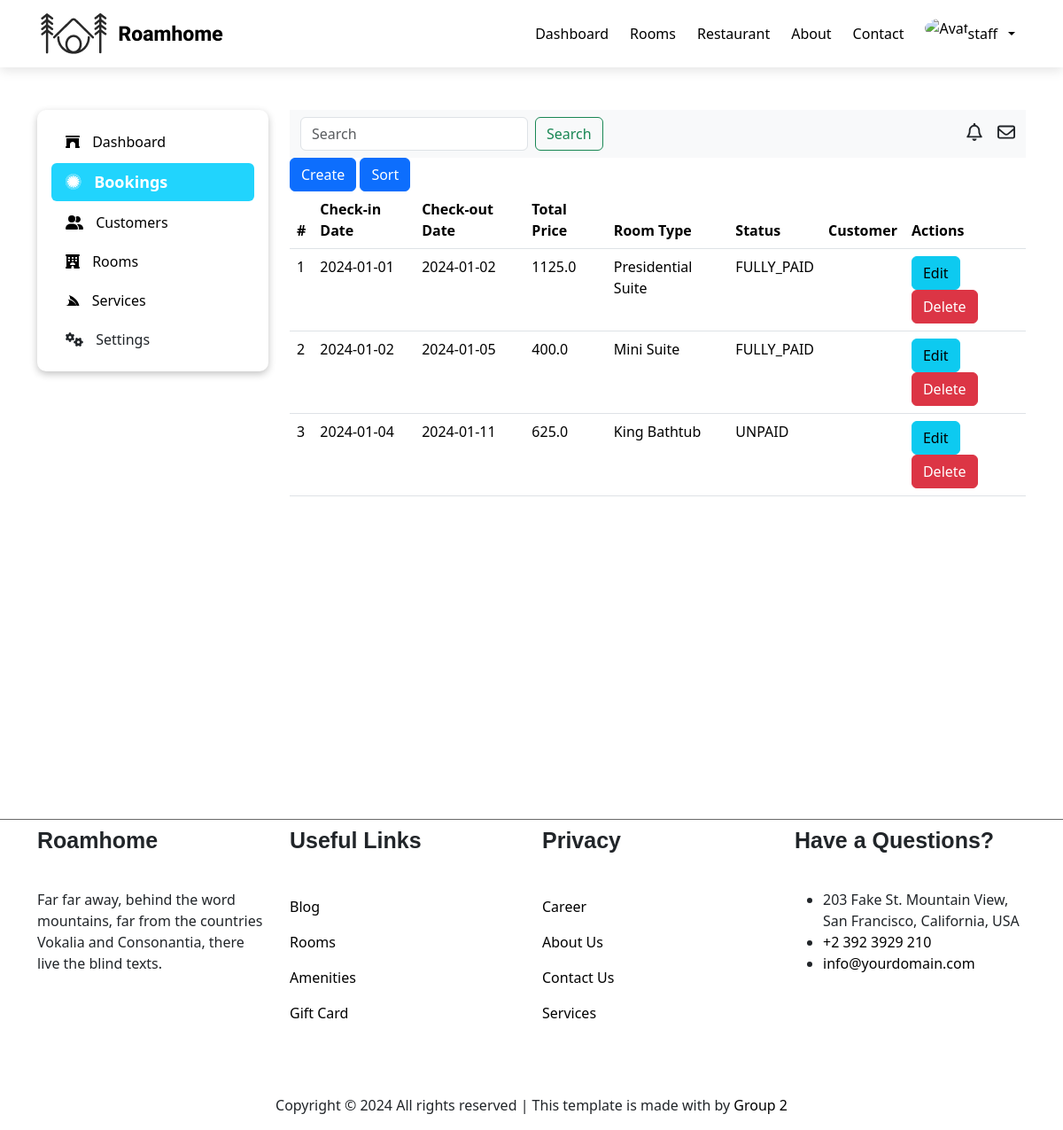
Screenshot of /wp-admin/booking/ (signed in) with the database file from the repository.
### user/models.py (models this page shows, shortened)
class User(AbstractBaseUser, PermissionsMixin):
    class Meta:
        db_table = 'user'
    username = models.CharField(max_length=20, unique=True)
    email = models.EmailField(_('email address'), unique=True)
    role = models.CharField(max_length=10, choices=Roles.choices, default=Roles.USER)
    is_staff = models.BooleanField(default=False)
    created_at = models.DateTimeField(auto_now_add=True)
    updated_at = models.DateTimeField(auto_now=True)
    status = models.BooleanField(default=True)
    objects = CustomUserManager()
    USERNAME_FIELD = 'username'
    REQUIRED_FIELDS = ['email']

### booking/models.py (models this page shows)
class Booking(models.Model):
    class Meta:
        db_table = 'booking'
    class PaymentStatus(models.TextChoices):
        UNPAID = 'UNPAID'
        PARTIALLY_PAID = 'PARITIALLY_PAID'
        FULLY_PAID = 'FULLY_PAID'
        DEPOSIT = 'DEPOSIT'
    checkin_date = models.DateField()
    checkout_date = models.DateField()
    room_type = models.CharField(max_length=50, default='Mini Suite')
    total_price = models.FloatField()
    status = models.CharField(max_length=20, choices=PaymentStatus.choices, default=PaymentStatus.UNPAID)
    customer = models.ForeignKey(Customer, on_delete=models.CASCADE)
    services = models.ManyToManyField(Service, null=True)
    rooms = models.ManyToManyField(Room, null=True)

### manager/views.py (the view)
# urls.py: path('booking/', manager.all_booking, name='all-booking'),
@login_required(login_url='login')
@user_passes_test(lambda user: user.role == 'STAFF', login_url='home')
def all_booking(request):
    data = Booking.objects.all()
    json_data = json.loads(serialize('json', data))
    bookings = json_data
    search = request.GET.get('search')
    sort = request.GET.get('sort')
    if search is not None and search != '':
        bookings = searchTotalPrice(bookings, search)
        return render(request, 'manager/pages/booking/all-booking.html', {'bookings': bookings, 'search': search})
    if sort is not None and sort == 'total_price':
        sort_arr = quick_sort_by_price(json_data, 'total_price')
        bookings = sort_arr
    return render(request, 'manager/pages/booking/all-booking.html', {'bookings': bookings})

### manager/templates/manager/pages/booking/all-booking.html
{% extends 'manager/pages/dashboard.html' %}
{% block dashboard_section %}
<main>
    <div class="row">
        <div class="col-6">
            <a href="{% url 'create-room-type' %}" type="button" class="btn btn-primary">Create</a>
            <a href="/wp-admin/booking/?sort=total_price" type="button" class="btn btn-primary">Sort</a>
        </div>
    </div>
    <table class="table">
        <thead>
            <tr>
                <th scope="col">#</th>
                <th scope="col">Check-in Date</th>
                <th scope="col">Check-out Date</th>
                <th scope="col">Total Price</th>
                <th scope="col">Room Type</th>
                <th scope="col">Status</th>
                <th scope="col">Customer</th>
                <th scope="col">Actions</th>
            </tr>
        </thead>
        <tbody>
            {% for booking in bookings %}
                <tr>
                    <td scope="col">{{ booking.pk }}</td>
                    <td scope="col">{{ booking.fields.checkin_date }}</td>
                    <td scope="col">{{ booking.fields.checkout_date }}</td>
                    <td scope="col">{{ booking.fields.total_price }}</td>
                    <td scope="col">{{ booking.fields.room_type }}</td>
                    <td scope="col">{{ booking.fields.status }}</td>
                    <td scope="col">{{ booking.fields.customer.first_name }} {{ booking.fields.customer.last_name }}</td>
                    <td scope="col">
                        <a href="/booking/{{ booking.pk }}" class="btn btn-info">Edit</a>
                        <a href="" class="btn btn-danger">Delete</a>
                    </td>
                </tr>
            {% endfor %}
        </tbody>
    </table>
</main>
{% endblock %}

### manager/templates/manager/components/header.html (shortened to what this page needs)
{% load static %}
<header>
    <nav class="navbar navbar-expand-lg">
        <div class="container">
            <a class="navbar-brand" href="/">
                <img src="{% static 'manager/images/logo.png' %}" alt="Logo">
            </a>
            <div class="collapse navbar-collapse" id="navbarNav">
                <ul class="navbar-nav me-auto mb-2 mb-lg-0">
                    {% if user.is_authenticated and user.role == 'STAFF' %}
                        <li class="nav-item">
                            <a class="nav-link active" aria-current="page" href="{% url 'dashboard' %}"
                                >Dashboard</a
                            >
                        </li>
                    {% else %}
                    <li class="nav-item">
                        <a class="nav-link {% if request.path == '/'%}nav-active{% endif %}" aria-current="page" href="/"
                            >Home</a
                        >
                    </li>
                    {% endif %}
                    <li class="nav-item">
                        <a
                            class="nav-link {% if request.path == '/rooms/'%}nav-active{% endif %}"
                            aria-current="page"
                            href="{% url 'all-rooms' %}"
                            >Rooms</a
                        >
                    </li>
                    <li class="nav-item">
                        <a class="nav-link" aria-current="page" href="#"
                            >Restaurant</a
                        >
                    </li>
                    <li class="nav-item">
                        <a class="nav-link {% if request.path == '/about/'%}nav-active{% endif %}" aria-current="page" href="{% url 'about' %}"
                            >About</a
                        >
                    </li>
                    <li class="nav-item">
                        <a class="nav-link {% if request.path == '/contact/'%}nav-active{% endif %}" aria-current="page" href="#"
                            >Contact</a
                        >
                    </li>
                </ul>
                <div class="d-flex gap-2">
                    {% if user.is_authenticated %}
                    <div
                        class="collapse navbar-collapse"
                        id="navbarNavDropdown"
                    >
                        <ul class="navbar-nav">
                            <li class="nav-item dropdown">
                                <a
                                    class="nav-link d-flex gap-2 align-items-center dropdown-toggle"
                                    href="#"
                                    role="button"
                                    data-bs-toggle="dropdown"
                                    aria-expanded="false"
                                >
                                    <div class="wrapper-avatar">
                                        <img
                                            src="https://images.unsplash.com/photo-1576266076037-1c6bd988abf8?q=80&w=1935&auto=format&fit=crop&ixlib=rb-4.0.3&ixid=M3wxMjA3fDB8MHxwaG90by1wYWdlfHx8fGVufDB8fHx8fA%3D%3D"
                                            alt="Avatar"
                                        />
                                    </div>
                                    <div>{{ user.username }}</div>
                                </a>
                            </li>
                        </ul>
                    </div>
                    {% endif %}
                </div>
            </div>
        </div>
    </nav>
</header>

### manager/static/manager/css/global.css (style rules this page uses)
body { height: 100vh; }

### manager/static/manager/css/header.css (style rules this page uses)
.navbar-collapse { flex-grow: 0 ; }
header { box-shadow: rgba(0, 0, 0, 0.1) 0px 4px 12px; }
.nav-link { color: black; padding: 6px 12px !important; transition: .3s; }
.wrapper-avatar { width: 40px; height: 40px; }
.wrapper-avatar > img { width: 100%; height: 100%; border-radius: 50%; }

### manager/static/manager/css/footer.css (style rules this page uses)
a { color: black; text-decoration: none; }

### rows the page displays
User: username "staff"
Booking: pk "1", fields.checkin_date "2024-01-01", fields.checkout_date "2024-01-02", fields.total_price "1125.0", fields.room_type "Presidential Suite", fields.status "FULLY_PAID"
Booking: pk "2", fields.checkin_date "2024-01-02", fields.checkout_date "2024-01-05", fields.total_price "400.0", fields.room_type "Mini Suite", fields.status "FULLY_PAID"
Booking: pk "3", fields.checkin_date "2024-01-04", fields.checkout_date "2024-01-11", fields.total_price "625.0", fields.room_type "King Bathtub", fields.status "UNPAID"
